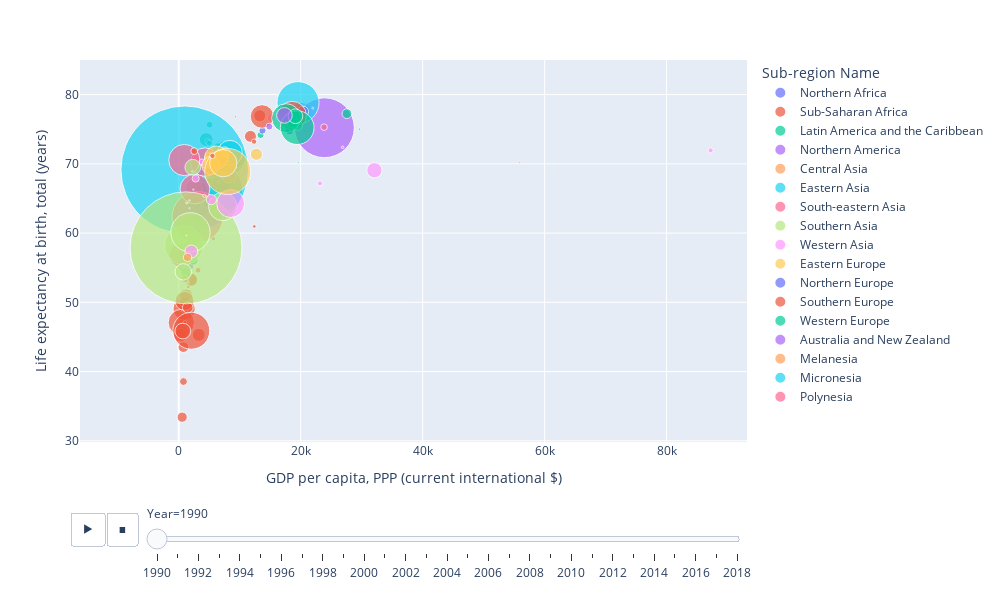

Notebook cell for this chart:
### Code cell
fig = px.scatter(df_pivot, 
                 x=x_indicator, 
                 y=y_indicator,
                 labels=label_dict,
                 width=1000, 
                 height=600,
                 size=size_indicator,
                 log_x=False, 
                 size_max=100,
                 color=color_column,
                 hover_name="Country Name",
                 animation_group="Country Code",
                 animation_frame="Year"
)

fig.write_html("scatter.html")
fig.show()

### Figure 1 — Plotly figure (JSON) as saved in the notebook; plotly's stock layout.template omitted (floating-point values rounded to 4 significant figures)
{"data": [{"hovertemplate": "<b>%{hovertext}</b><br><br>Sub-region Name=Northern Africa<br>Year=1990<br>GDP per capita, PPP (current international $)=%{x}<br>Life expectancy at birth, total (years)=%{y}<br>Population, total=%{marker.size}<extra></extra>", "hovertext": ["Algeria", "Egypt, Arab Rep.", "Morocco", "Sudan", "Tunisia"], "ids": ["DZA", "EGY", "MAR", "SDN", "TUN"], "legendgroup": "Northern Africa", "marker": {"color": "#636efa", "size": [25758869, 56134475, 24807462, 20147590, 8242496], "sizemode": "area", "sizeref": 139273, "symbol": "circle"}, "mode": "markers", "name": "Northern Africa", "orientation": "v", "showlegend": true, "type": "scatter", "x": [6916.0, 3713.0, 2549.0, 1131.0, 3614.0], "xaxis": "x", "y": [66.94, 64.57, 64.73, 55.5, 68.79], "yaxis": "y"}, {"hovertemplate": "<b>%{hovertext}</b><br><br>Sub-region Name=Sub-Saharan Africa<br>Year=1990<br>GDP per capita, PPP (current international $)=%{x}<br>Life expectancy at birth, total (years)=%{y}<br>Population, total=%{marker.size}<extra></extra>", "hovertext": ["Angola", "Benin", "Botswana", "Burkina Faso", "Burundi", "Cabo Verde", "Cameroon", "Central African Republic", "Chad", "Comoros", "Congo, Dem. Rep.", "Congo, Rep.", "Cote d'Ivoire", "Equatorial Guinea", "Eswatini", "Ethiopia", "Gabon", "Gambia, The", "Ghana", "Guinea", "Guinea-Bissau", "Kenya", "Lesotho", "Madagascar", "Malawi", "Mali", "Mauritania", "Mauritius", "Mozambique", "Namibia", "Niger", "Nigeria", "Rwanda", "Senegal", "Seychelles", "Sierra Leone", "South Africa", "Tanzania", "Togo", "Uganda", "Zambia", "Zimbabwe"], "ids": ["AGO", "BEN", "BWA", "BFA", "BDI", "CPV", "CMR", "CAF", "TCD", "COM", "COD", "COG", "CIV", "GNQ", "SWZ", "ETH", "GAB", "GMB", "GHA", "GIN", "GNB", "KEN", "LSO", "MDG", "MWI", "MLI", "MRT", "MUS", "MOZ", "NAM", "NER", "NGA", "RWA", "SEN", "SYC", "SLE", "ZAF", "TZA", "TGO", "UGA", "ZMB", "ZWE"], "legendgroup": "Sub-Saharan Africa", "marker": {"color": "#EF553B", "size": [11848386, 4978496, 1286756, 8811034, 5438957, 337950, 11780088, 2806734, 5963252, 411594, 34612023, 2356737, 11924877, 419188, 822420, 47887865, 949488, 955593, 14773277, 6352283, 975261, 23724579, 1703747, 11598633, 9404500, 8449913, 2034346, 1058775, 12987292, 1432905, 8026591, 95212450, 7288882, 7526307, 69507, 4319762, 36800509, 25203845, 3774312, 17354392, 8036845, 10432421], "sizemode": "area", "sizeref": 139273, "symbol": "circle"}, "mode": "markers", "name": "Sub-Saharan Africa", "orientation": "v", "showlegend": true, "type": "scatter", "x": [3281.0, 1260.0, 5682.0, 590.0, 615.1, 1064.0, 1855.0, 635.4, 698.4, 1587.0, 882.8, 3182.0, 2054.0, 653.9, 3519.0, 415.0, 12400.0, 1557.0, 1237.0, 882.9, 1013.0, 1476.0, 813.2, 1213.0, 469.2, 804.2, 2639.0, 4947.0, 291.5, 3654.0, 763.8, 2059.0, 564.5, 1477.0, 8966.0, 776.4, 6421.0, 959.6, 833.5, 671.9, 1476.0, 1774.0], "xaxis": "x", "y": [45.31, 53.81, 59.19, 49.45, 47.83, 64.68, 53.36, 49.1, 47.02, 56.68, 49.04, 54.64, 53.25, 48.77, 61.95, 47.1, 60.97, 52.22, 56.78, 49.99, 47.09, 57.41, 59.84, 51.0, 46.1, 45.75, 59.69, 69.4, 45.26, 61.61, 43.54, 45.9, 33.41, 57.2, 68.11, 38.56, 63.31, 50.21, 55.89, 45.85, 49.25, 58.1], "yaxis": "y"}, {"hovertemplate": "<b>%{hovertext}</b><br><br>Sub-region Name=Latin America and the Caribbean<br>Year=1990<br>GDP per capita, PPP (current international $)=%{x}<br>Life expectancy at birth, total (years)=%{y}<br>Population, total=%{marker.size}<extra></extra>", "hovertext": ["Antigua and Barbuda", "Argentina", "Aruba", "Bahamas, The", "Barbados", "Belize", "Bolivia", "Brazil", "Chile", "Colombia", "Costa Rica", "Dominican Republic", "Ecuador", "El Salvador", "Grenada", "Guatemala", "Guyana", "Haiti", "Honduras", "Jamaica", "Mexico", "Nicaragua", "Panama", "Paraguay", "Peru", "Puerto Rico", "St. Lucia", "St. Vincent and the Grenadines", "Suriname", "Trinidad and Tobago", "Uruguay", "Venezuela, RB"], "ids": ["ATG", "ARG", "ABW", "BHS", "BRB", "BLZ", "BOL", "BRA", "CHL", "COL", "CRI", "DOM", "ECU", "SLV", "GRD", "GTM", "GUY", "HTI", "HND", "JAM", "MEX", "NIC", "PAN", "PRY", "PER", "PRI", "LCA", "VCT", "SUR", "TTO", "URY", "VEN"], "legendgroup": "Latin America and the Caribbean", "marker": {"color": "#00cc96", "size": [62528, 32618651, 62149, 256223, 260936, 187552, 6864842, 149003223, 13274623, 33102569, 3119433, 7133494, 10230934, 5270079, 96331, 9050115, 743309, 7037917, 4955303, 2419906, 83943132, 4173434, 2470947, 4223415, 22071433, 3537000, 138020, 107484, 405169, 1221116, 3109601, 19632665], "sizemode": "area", "sizeref": 139273, "symbol": "circle"}, "mode": "markers", "name": "Latin America and the Caribbean", "orientation": "v", "showlegend": true, "type": "scatter", "x": [11600.0, 7196.0, 23310.0, 19600.0, 9580.0, 3335.0, 2375.0, 6701.0, 4511.0, 5012.0, 5058.0, 3668.0, 4830.0, 2916.0, 4729.0, 3378.0, 3178.0, 1183.0, 2052.0, 4766.0, 8082.0, 1975.0, 5045.0, 5392.0, 3361.0, 13420.0, 6825.0, 3742.0, 6617.0, 7060.0, 6390.0, 9601.0], "xaxis": "x", "y": [71.52, 71.59, 73.47, 70.2, 74.7, 71.24, 56.1, 66.34, 73.51, 69.75, 75.65, 66.57, 68.9, 64, 69.6, 62.26, 63.29, 54.27, 66.72, 73.2, 70.87, 64.29, 72.98, 68.55, 66.17, 74.17, 71.07, 70.58, 67.44, 68.09, 72.57, 70.66], "yaxis": "y"}, {"hovertemplate": "<b>%{hovertext}</b><br><br>Sub-region Name=Northern America<br>Year=1990<br>GDP per capita, PPP (current international $)=%{x}<br>Life expectancy at birth, total (years)=%{y}<br>Population, total=%{marker.size}<extra></extra>", "hovertext": ["Canada", "United States"], "ids": ["CAN", "USA"], "legendgroup": "Northern America", "marker": {"color": "#ab63fa", "size": [27691138, 249623000], "sizemode": "area", "sizeref": 139273, "symbol": "circle"}, "mode": "markers", "name": "Northern America", "orientation": "v", "showlegend": true, "type": "scatter", "x": [20150.0, 23890.0], "xaxis": "x", "y": [77.42, 75.21], "yaxis": "y"}, {"hovertemplate": "<b>%{hovertext}</b><br><br>Sub-region Name=Central Asia<br>Year=1990<br>GDP per capita, PPP (current international $)=%{x}<br>Life expectancy at birth, total (years)=%{y}<br>Population, total=%{marker.size}<extra></extra>", "hovertext": ["Kazakhstan", "Kyrgyz Republic", "Tajikistan", "Turkmenistan", "Uzbekistan"], "ids": ["KAZ", "KGZ", "TJK", "TKM", "UZB"], "legendgroup": "Central Asia", "marker": {"color": "#FFA15A", "size": [16348000, 4391200, 5283814, 3683967, 20510000], "sizemode": "area", "sizeref": 139273, "symbol": "circle"}, "mode": "markers", "name": "Central Asia", "orientation": "v", "showlegend": true, "type": "scatter", "x": [8271.0, 2546.0, 2641.0, 5437.0, 2493.0], "xaxis": "x", "y": [68.34, 68.3, 58.82, 62.81, 66.48], "yaxis": "y"}, {"hovertemplate": "<b>%{hovertext}</b><br><br>Sub-region Name=Eastern Asia<br>Year=1990<br>GDP per capita, PPP (current international $)=%{x}<br>Life expectancy at birth, total (years)=%{y}<br>Population, total=%{marker.size}<extra></extra>", "hovertext": ["China", "Japan", "Korea, Rep.", "Mongolia"], "ids": ["CHN", "JPN", "KOR", "MNG"], "legendgroup": "Eastern Asia", "marker": {"color": "#19d3f3", "size": [1135185000, 123537000, 42869283, 2184145], "sizemode": "area", "sizeref": 139273, "symbol": "circle"}, "mode": "markers", "name": "Eastern Asia", "orientation": "v", "showlegend": true, "type": "scatter", "x": [982.5, 19560.0, 8392.0, 3347.0], "xaxis": "x", "y": [69.14, 78.84, 71.6, 60.27], "yaxis": "y"}, {"hovertemplate": "<b>%{hovertext}</b><br><br>Sub-region Name=South-eastern Asia<br>Year=1990<br>GDP per capita, PPP (current international $)=%{x}<br>Life expectancy at birth, total (years)=%{y}<br>Population, total=%{marker.size}<extra></extra>", "hovertext": ["Brunei Darussalam", "Indonesia", "Lao PDR", "Malaysia", "Myanmar", "Philippines", "Singapore", "Thailand", "Vietnam"], "ids": ["BRN", "IDN", "LAO", "MYS", "MMR", "PHL", "SGP", "THA", "VNM"], "legendgroup": "South-eastern Asia", "marker": {"color": "#FF6692", "size": [258721, 181413402, 4258472, 18029824, 41335199, 61895160, 3047132, 56558186, 67988862], "sizemode": "area", "sizeref": 139273, "symbol": "circle"}, "mode": "markers", "name": "South-eastern Asia", "orientation": "v", "showlegend": true, "type": "scatter", "x": [55910.0, 3082.0, 1026.0, 6818.0, 425.3, 2665.0, 23840.0, 4312.0, 917.7], "xaxis": "x", "y": [70.19, 62.32, 53.36, 70.86, 56.85, 66.37, 75.3, 70.25, 70.55], "yaxis": "y"}, {"hovertemplate": "<b>%{hovertext}</b><br><br>Sub-region Name=Southern Asia<br>Year=1990<br>GDP per capita, PPP (current international $)=%{x}<br>Life expectancy at birth, total (years)=%{y}<br>Population, total=%{marker.size}<extra></extra>", "hovertext": ["Bangladesh", "Bhutan", "India", "Iran, Islamic Rep.", "Nepal", "Pakistan", "Sri Lanka"], "ids": ["BGD", "BTN", "IND", "IRN", "NPL", "PAK", "LKA"], "legendgroup": "Southern Asia", "marker": {"color": "#B6E880", "size": [103171956, 530804, 873277798, 56366217, 18905478, 107647921, 17325773], "sizemode": "area", "sizeref": 139273, "symbol": "circle"}, "mode": "markers", "name": "Southern Asia", "orientation": "v", "showlegend": true, "type": "scatter", "x": [850.5, 1507.0, 1202.0, 7217.0, 751.8, 1924.0, 2307.0], "xaxis": "x", "y": [58.21, 52.88, 57.87, 63.84, 54.4, 60.1, 69.51], "yaxis": "y"}, {"hovertemplate": "<b>%{hovertext}</b><br><br>Sub-region Name=Western Asia<br>Year=1990<br>GDP per capita, PPP (current international $)=%{x}<br>Life expectancy at birth, total (years)=%{y}<br>Population, total=%{marker.size}<extra></extra>", "hovertext": ["Armenia", "Azerbaijan", "Bahrain", "Cyprus", "Georgia", "Israel", "Jordan", "Lebanon", "Oman", "Saudi Arabia", "Turkey", "United Arab Emirates", "Yemen, Rep."], "ids": ["ARM", "AZE", "BHR", "CYP", "GEO", "ISR", "JOR", "LBN", "OMN", "SAU", "TUR", "ARE", "YEM"], "legendgroup": "Western Asia", "marker": {"color": "#FF97FF", "size": [3538171, 7159000, 495931, 766615, 4802000, 4660000, 3565890, 2803044, 1812161, 16233785, 53921760, 1828432, 11709993], "sizemode": "area", "sizeref": 139273, "symbol": "circle"}, "mode": "markers", "name": "Western Asia", "orientation": "v", "showlegend": true, "type": "scatter", "x": [2774.0, 5360.0, 26880.0, 13320.0, 5731.0, 15200.0, 4389.0, 3839.0, 23160.0, 32090.0, 8517.0, 87230.0, 2069.0], "xaxis": "x", "y": [67.88, 64.83, 72.39, 76.55, 70.39, 76.61, 69.87, 70.27, 67.18, 69.08, 64.26, 71.94, 57.35], "yaxis": "y"}, {"hovertemplate": "<b>%{hovertext}</b><br><br>Sub-region Name=Eastern Europe<br>Year=1990<br>GDP per capita, PPP (current international $)=%{x}<br>Life expectancy at birth, total (years)=%{y}<br>Population, total=%{marker.size}<extra></extra>", "hovertext": ["Belarus", "Bulgaria", "Czech Republic", "Poland", "Romania", "Russian Federation", "Ukraine"], "ids": ["BLR", "BGR", "CZE", "POL", "ROU", "RUS", "UKR"], "legendgroup": "Eastern Europe", "marker": {"color": "#FECB52", "size": [10189000, 8718289, 10333355, 38110782, 23201835, 147969407, 51891400], "sizemode": "area", "sizeref": 139273, "symbol": "circle"}, "mode": "markers", "name": "Eastern Europe", "orientation": "v", "showlegend": true, "type": "scatter", "x": [5232.0, 7537.0, 12730.0, 6174.0, 5271.0, 8028.0, 7305.0], "xaxis": "x", "y": [70.84, 71.64, 71.38, 70.89, 69.74, 68.89, 70.1], "yaxis": "y"}, {"hovertemplate": "<b>%{hovertext}</b><br><br>Sub-region Name=Northern Europe<br>Year=1990<br>GDP per capita, PPP (current international $)=%{x}<br>Life expectancy at birth, total (years)=%{y}<br>Population, total=%{marker.size}<extra></extra>", "hovertext": ["Denmark", "Finland", "Iceland", "Ireland", "Norway", "Sweden"], "ids": ["DNK", "FIN", "ISL", "IRL", "NOR", "SWE"], "legendgroup": "Northern Europe", "marker": {"color": "#636efa", "size": [5140939, 4986431, 254826, 3513974, 4241473, 8558835], "sizemode": "area", "sizeref": 139273, "symbol": "circle"}, "mode": "markers", "name": "Northern Europe", "orientation": "v", "showlegend": true, "type": "scatter", "x": [18210.0, 18130.0, 21980.0, 13730.0, 18430.0, 20390.0], "xaxis": "x", "y": [74.81, 74.81, 78.04, 74.81, 76.54, 77.54], "yaxis": "y"}, {"hovertemplate": "<b>%{hovertext}</b><br><br>Sub-region Name=Southern Europe<br>Year=1990<br>GDP per capita, PPP (current international $)=%{x}<br>Life expectancy at birth, total (years)=%{y}<br>Population, total=%{marker.size}<extra></extra>", "hovertext": ["Albania", "Greece", "Italy", "Malta", "North Macedonia", "Portugal", "Slovenia", "Spain"], "ids": ["ALB", "GRC", "ITA", "MLT", "MKD", "PRT", "SVN", "ESP"], "legendgroup": "Southern Europe", "marker": {"color": "#EF553B", "size": [3286542, 10196792, 56719240, 354170, 1996228, 9983218, 1998161, 38867322], "sizemode": "area", "sizeref": 139273, "symbol": "circle"}, "mode": "markers", "name": "Southern Europe", "orientation": "v", "showlegend": true, "type": "scatter", "x": [2549.0, 13290.0, 18600.0, 9336.0, 5526.0, 11760.0, 12360.0, 13660.0], "xaxis": "x", "y": [71.84, 76.94, 76.97, 76.79, 71.15, 73.97, 73.2, 76.84], "yaxis": "y"}, {"hovertemplate": "<b>%{hovertext}</b><br><br>Sub-region Name=Western Europe<br>Year=1990<br>GDP per capita, PPP (current international $)=%{x}<br>Life expectancy at birth, total (years)=%{y}<br>Population, total=%{marker.size}<extra></extra>", "hovertext": ["Austria", "Belgium", "France", "Germany", "Luxembourg", "Netherlands", "Switzerland"], "ids": ["AUT", "BEL", "FRA", "DEU", "LUX", "NLD", "CHE"], "legendgroup": "Western Europe", "marker": {"color": "#00cc96", "size": [7677850, 9967379, 58235697, 79433029, 381850, 14951510, 6715519], "sizemode": "area", "sizeref": 139273, "symbol": "circle"}, "mode": "markers", "name": "Western Europe", "orientation": "v", "showlegend": true, "type": "scatter", "x": [19440.0, 18650.0, 17620.0, 19430.0, 29660.0, 19140.0, 27590.0], "xaxis": "x", "y": [75.57, 76.05, 76.6, 75.23, 75.01, 76.88, 77.24], "yaxis": "y"}, {"hovertemplate": "<b>%{hovertext}</b><br><br>Sub-region Name=Australia and New Zealand<br>Year=1990<br>GDP per capita, PPP (current international $)=%{x}<br>Life expectancy at birth, total (years)=%{y}<br>Population, total=%{marker.size}<extra></extra>", "hovertext": ["Australia", "New Zealand"], "ids": ["AUS", "NZL"], "legendgroup": "Australia and New Zealand", "marker": {"color": "#ab63fa", "size": [17065100, 3329800], "sizemode": "area", "sizeref": 139273, "symbol": "circle"}, "mode": "markers", "name": "Australia and New Zealand", "orientation": "v", "showlegend": true, "type": "scatter", "x": [17330.0, 14860.0], "xaxis": "x", "y": [76.99, 75.38], "yaxis": "y"}, {"hovertemplate": "<b>%{hovertext}</b><br><br>Sub-region Name=Melanesia<br>Year=1990<br>GDP per capita, PPP (current international $)=%{x}<br>Life expectancy at birth, total (years)=%{y}<br>Population, total=%{marker.size}<extra></extra>", "hovertext": ["Fiji", "Papua New Guinea", "Solomon Islands", "Vanuatu"], "ids": ["FJI", "PNG", "SLB", "VUT"], "legendgroup": "Melanesia", "marker": {"color": "#FFA15A", "size": [728573, 4615839, 311866, 146573], "sizemode": "area", "sizeref": 139273, "symbol": "circle"}, "mode": "markers", "name": "Melanesia", "orientation": "v", "showlegend": true, "type": "scatter", "x": [4201.0, 1439.0, 1331.0, 1764.0], "xaxis": "x", "y": [65.38, 56.49, 64.36, 64.72], "yaxis": "y"}, {"hovertemplate": "<b>%{hovertext}</b><br><br>Sub-region Name=Micronesia<br>Year=1990<br>GDP per capita, PPP (current international $)=%{x}<br>Life expectancy at birth, total (years)=%{y}<br>Population, total=%{marker.size}<extra></extra>", "hovertext": ["Kiribati", "Micronesia, Fed. Sts."], "ids": ["KIR", "FSM"], "legendgroup": "Micronesia", "marker": {"color": "#19d3f3", "size": [72400, 96301], "sizemode": "area", "sizeref": 139273, "symbol": "circle"}, "mode": "markers", "name": "Micronesia", "orientation": "v", "showlegend": true, "type": "scatter", "x": [1261.0, 1771.0], "xaxis": "x", "y": [59.64, 63.6], "yaxis": "y"}, {"hovertemplate": "<b>%{hovertext}</b><br><br>Sub-region Name=Polynesia<br>Year=1990<br>GDP per capita, PPP (current international $)=%{x}<br>Life expectancy at birth, total (years)=%{y}<br>Population, total=%{marker.size}<extra></extra>", "hovertext": ["Samoa", "Tonga"], "ids": ["WSM", "TON"], "legendgroup": "Polynesia", "marker": {"color": "#FF6692", "size": [162803, 95069], "sizemode": "area", "sizeref": 139273, "symbol": "circle"}, "mode": "markers", "name": "Polynesia", "orientation": "v", "showlegend": true, "type": "scatter", "x": [2398.0, 2201.0], "xaxis": "x", "y": [66.28, 68.94], "yaxis": "y"}], "layout": {"height": 600, "legend": {"itemsizing": "constant", "title": {"text": "Sub-region Name"}, "tracegroupgap": 0}, "margin": {"t": 60}, "sliders": [{"active": 0, "currentvalue": {"prefix": "Year="}, "len": 0.9, "pad": {"b": 10, "t": 60}, "steps": [{"args": [["1990"], {"frame": {"duration": 0, "redraw": false}, "fromcurrent": true, "mode": "immediate", "transition": {"duration": 0, "easing": "linear"}}], "label": "1990", "method": "animate"}, {"args": [["1991"], {"frame": {"duration": 0, "redraw": false}, "fromcurrent": true, "mode": "immediate", "transition": {"duration": 0, "easing": "linear"}}], "label": "1991", "method": "animate"}, {"args": [["1992"], {"frame": {"duration": 0, "redraw": false}, "fromcurrent": true, "mode": "immediate", "transition": {"duration": 0, "easing": "linear"}}], "label": "1992", "method": "animate"}, {"args": [["1993"], {"frame": {"duration": 0, "redraw": false}, "fromcurrent": true, "mode": "immediate", "transition": {"duration": 0, "easing": "linear"}}], "label": "1993", "method": "animate"}, {"args": [["1994"], {"frame": {"duration": 0, "redraw": false}, "fromcurrent": true, "mode": "immediate", "transition": {"duration": 0, "easing": "linear"}}], "label": "1994", "method": "animate"}, {"args": [["1995"], {"frame": {"duration": 0, "redraw": false}, "fromcurrent": true, "mode": "immediate", "transition": {"duration": 0, "easing": "linear"}}], "label": "1995", "method": "animate"}, {"args": [["1996"], {"frame": {"duration": 0, "redraw": false}, "fromcurrent": true, "mode": "immediate", "transition": {"duration": 0, "easing": "linear"}}], "label": "1996", "method": "animate"}, {"args": [["1997"], {"frame": {"duration": 0, "redraw": false}, "fromcurrent": true, "mode": "immediate", "transition": {"duration": 0, "easing": "linear"}}], "label": "1997", "method": "animate"}, {"args": [["1998"], {"frame": {"duration": 0, "redraw": false}, "fromcurrent": true, "mode": "immediate", "transition": {"duration": 0, "easing": "linear"}}], "label": "1998", "method": "animate"}, {"args": [["1999"], {"frame": {"duration": 0, "redraw": false}, "fromcurrent": true, "mode": "immediate", "transition": {"duration": 0, "easing": "linear"}}], "label": "1999", "method": "animate"}, {"args": [["2000"], {"frame": {"duration": 0, "redraw": false}, "fromcurrent": true, "mode": "immediate", "transition": {"duration": 0, "easing": "linear"}}], "label": "2000", "method": "animate"}, {"args": [["2001"], {"frame": {"duration": 0, "redraw": false}, "fromcurrent": true, "mode": "immediate", "transition": {"duration": 0, "easing": "linear"}}], "label": "2001", "method": "animate"}, {"args": [["2002"], {"frame": {"duration": 0, "redraw": false}, "fromcurrent": true, "mode": "immediate", "transition": {"duration": 0, "easing": "linear"}}], "label": "2002", "method": "animate"}, {"args": [["2003"], {"frame": {"duration": 0, "redraw": false}, "fromcurrent": true, "mode": "immediate", "transition": {"duration": 0, "easing": "linear"}}], "label": "2003", "method": "animate"}, {"args": [["2004"], {"frame": {"duration": 0, "redraw": false}, "fromcurrent": true, "mode": "immediate", "transition": {"duration": 0, "easing": "linear"}}], "label": "2004", "method": "animate"}, {"args": [["2005"], {"frame": {"duration": 0, "redraw": false}, "fromcurrent": true, "mode": "immediate", "transition": {"duration": 0, "easing": "linear"}}], "label": "2005", "method": "animate"}, {"args": [["2006"], {"frame": {"duration": 0, "redraw": false}, "fromcurrent": true, "mode": "immediate", "transition": {"duration": 0, "easing": "linear"}}], "label": "2006", "method": "animate"}, {"args": [["2007"], {"frame": {"duration": 0, "redraw": false}, "fromcurrent": true, "mode": "immediate", "transition": {"duration": 0, "easing": "linear"}}], "label": "2007", "method": "animate"}, {"args": [["2008"], {"frame": {"duration": 0, "redraw": false}, "fromcurrent": true, "mode": "immediate", "transition": {"duration": 0, "easing": "linear"}}], "label": "2008", "method": "animate"}, {"args": [["2009"], {"frame": {"duration": 0, "redraw": false}, "fromcurrent": true, "mode": "immediate", "transition": {"duration": 0, "easing": "linear"}}], "label": "2009", "method": "animate"}, {"args": [["2010"], {"frame": {"duration": 0, "redraw": false}, "fromcurrent": true, "mode": "immediate", "transition": {"duration": 0, "easing": "linear"}}], "label": "2010", "method": "animate"}, {"args": [["2011"], {"frame": {"duration": 0, "redraw": false}, "fromcurrent": true, "mode": "immediate", "transition": {"duration": 0, "easing": "linear"}}], "label": "2011", "method": "animate"}, {"args": [["2012"], {"frame": {"duration": 0, "redraw": false}, "fromcurrent": true, "mode": "immediate", "transition": {"duration": 0, "easing": "linear"}}], "label": "2012", "method": "animate"}, {"args": [["2013"], {"frame": {"duration": 0, "redraw": false}, "fromcurrent": true, "mode": "immediate", "transition": {"duration": 0, "easing": "linear"}}], "label": "2013", "method": "animate"}, {"args": [["2014"], {"frame": {"duration": 0, "redraw": false}, "fromcurrent": true, "mode": "immediate", "transition": {"duration": 0, "easing": "linear"}}], "label": "2014", "method": "animate"}, {"args": [["2015"], {"frame": {"duration": 0, "redraw": false}, "fromcurrent": true, "mode": "immediate", "transition": {"duration": 0, "easing": "linear"}}], "label": "2015", "method": "animate"}, {"args": [["2016"], {"frame": {"duration": 0, "redraw": false}, "fromcurrent": true, "mode": "immediate", "transition": {"duration": 0, "easing": "linear"}}], "label": "2016", "method": "animate"}, {"args": [["2017"], {"frame": {"duration": 0, "redraw": false}, "fromcurrent": true, "mode": "immediate", "transition": {"duration": 0, "easing": "linear"}}], "label": "2017", "method": "animate"}, {"args": [["2018"], {"frame": {"duration": 0, "redraw": false}, "fromcurrent": true, "mode": "immediate", "transition": {"duration": 0, "easing": "linear"}}], "label": "2018", "method": "animate"}], "x": 0.1, "xanchor": "left", "y": 0, "yanchor": "top"}], "updatemenus": [{"buttons": [{"args": [null, {"frame": {"duration": 500, "redraw": false}, "fromcurrent": true, "mode": "immediate", "transition": {"duration": 500, "easing": "linear"}}], "label": "&#9654;", "method": "animate"}, {"args": [[null], {"frame": {"duration": 0, "redraw": false}, "fromcurrent": true, "mode": "immediate", "transition": {"duration": 0, "easing": "linear"}}], "label": "&#9724;", "method": "animate"}], "direction": "left", "pad": {"r": 10, "t": 70}, "showactive": false, "type": "buttons", "x": 0.1, "xanchor": "right", "y": 0, "yanchor": "top"}], "width": 1000, "xaxis": {"anchor": "y", "domain": [0, 1], "title": {"text": "GDP per capita, PPP (current international $)"}}, "yaxis": {"anchor": "x", "domain": [0, 1], "title": {"text": "Life expectancy at birth, total (years)"}}}}
